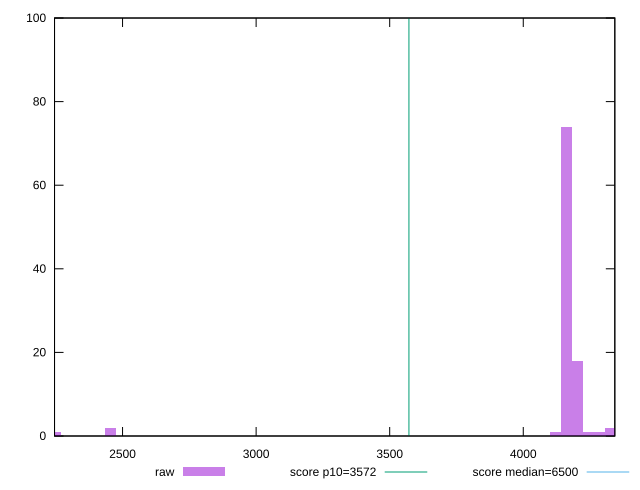

Source code (gnuplot):
reset

$raw <<EOF
4161.825994807737 74
4203.444254755814 18
2455.477336936565 2
4328.299034600046 2
2247.3860371961778 1
4286.680774651969 1
4120.2077348596595 1
4245.062514703892 1
EOF

set key outside below
set boxwidth 41.618259948077366
set xrange [2245.366:4342.740000000001]
set yrange [0:100]
set trange [0:100]
set style fill transparent solid 0.5 noborder

set parametric
set terminal svg size 640, 490 enhanced background rgb 'white'
set output "report_00021_2021-02-20T09:16:39.615Z/first-cpu-idle/samples/pages+cached+noadtech/raw/histogram.svg"

plot $raw title "raw" with boxes, \
     3572,t title "score p10=3572", \
     6500,t title "score median=6500"

reset
